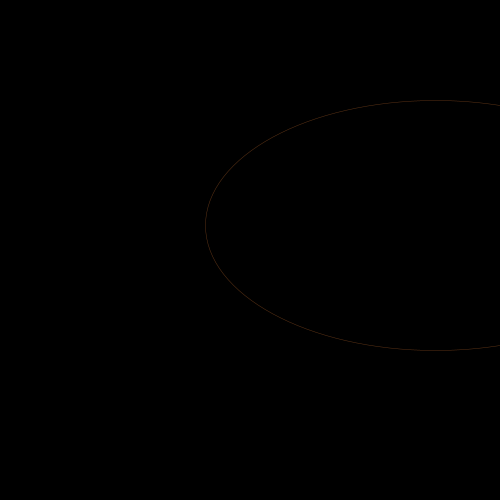
Frame 1 (no input)
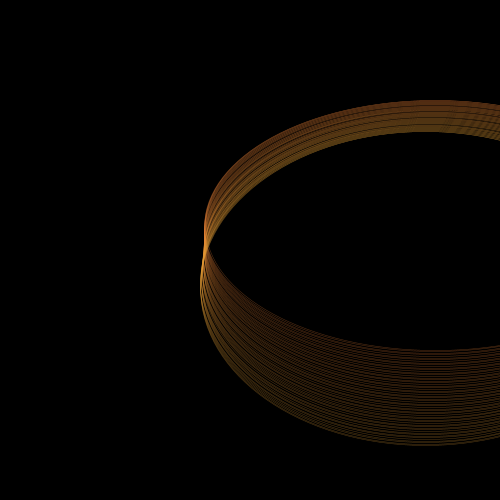
Frame 60 (the mouse pressed at the canvas centre just before this capture)
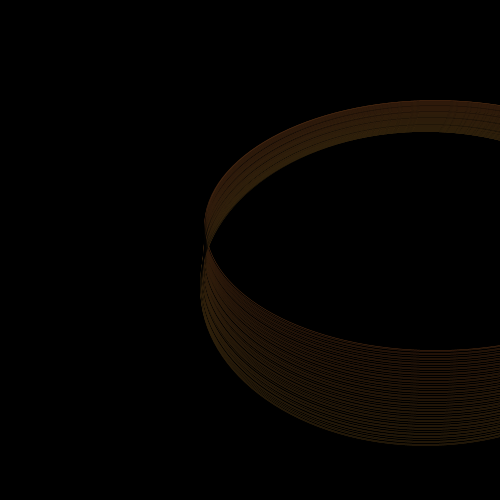
Frame 120 (the mouse held since frame 60 and released just before this capture)

The Processing sketch that drew these frames (run headless with seeded random() and noise(); from frame 60 on, the mouse is pressed at the canvas centre):

// Processing sketch: processing_52496
// ── processing_52496.pde

float xPos;
float yPos;
float angle;
float radius = 210;

void setup() {
  size(500,500);
  background(0);
}

void draw() {
  
  if(mousePressed) {
    
  xPos = width/2 + cos(radians(angle))*(radius);
  yPos = height/2 + sin(radians(angle))*(radius);
  angle = angle - 0.3;
  
  smooth();
  noFill();
  strokeWeight(0.25);
  
  stroke(0);
  ellipse(xPos-25,yPos-25,xPos,yPos); 
}
  
  else{
    
  xPos = width/2 + cos(radians(angle))*(radius);
  yPos = height/2 + sin(radians(angle))*(radius);
  angle = angle + 0.3;
  
  smooth();
  noFill();
  strokeWeight(0.5);
  
  stroke(xPos/2,yPos/2,50,100);
  ellipse(xPos-25,yPos-25,xPos,yPos);
  }
}

void keyPressed() {
  background(0);
}
